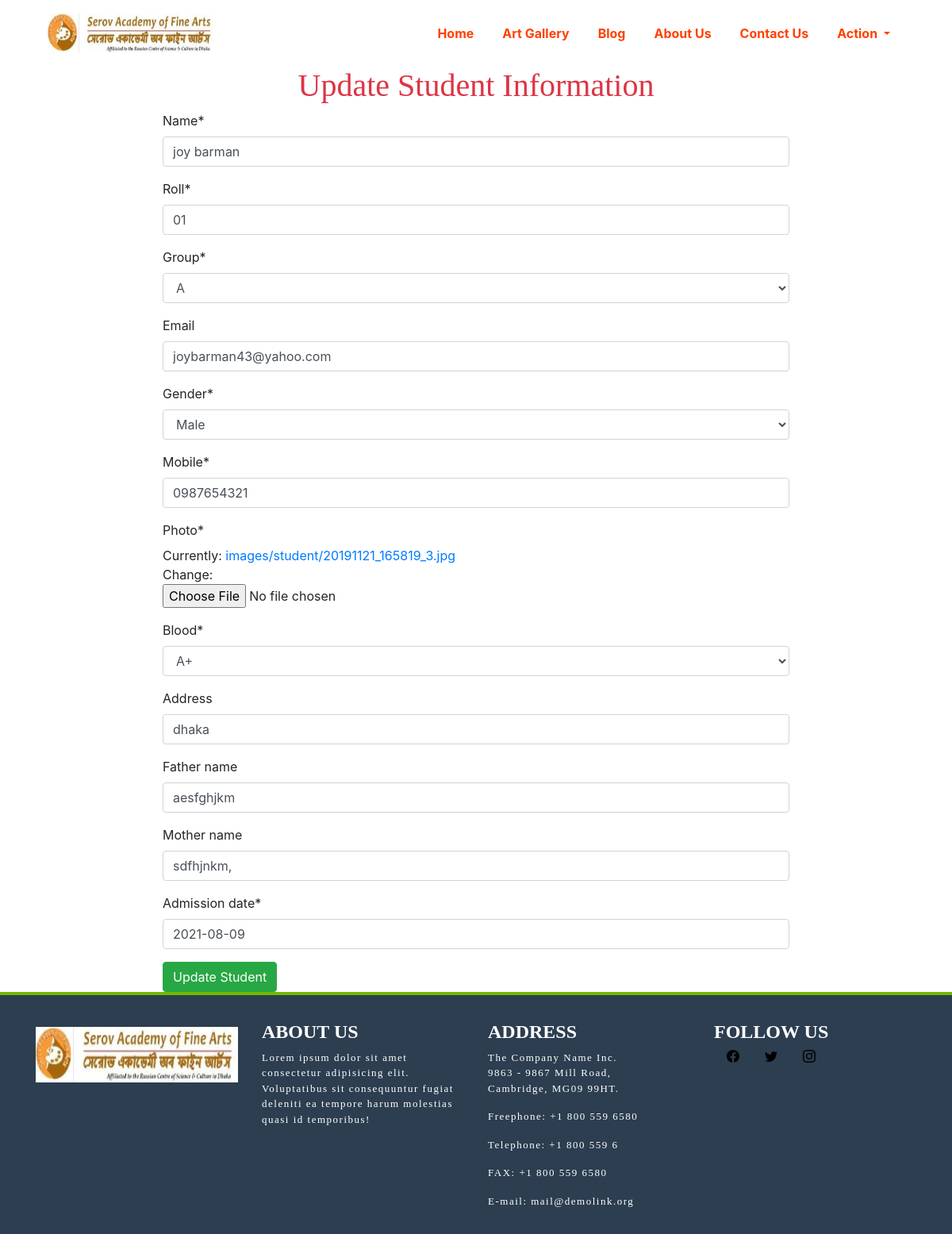
/students/5/edit, run on the app's committed database.
### main/models.py (models this page shows, shortened)
class Student(models.Model):
    name =models.CharField(max_length=255)
    roll =models.CharField(max_length=255)
    group =models.ForeignKey(Group,on_delete=models.CASCADE)
    email =models.EmailField(max_length=255,null=True,blank=True)
    gender=models.CharField(max_length=10,choices=GENDER_CHOICES)
    mobile =models.CharField(max_length=255)
    photo = models.ImageField(upload_to='images/student/')
    blood =models.CharField(max_length=10,choices=BLOOD_CHOICES)
    address =models.CharField(max_length=255,null=True,blank=True)
    father_name =models.CharField(max_length=255,null=True,blank=True)
    mother_name =models.CharField(max_length=255,null=True,blank=True)
    admission_date =models.DateField()

class Group(models.Model):
    group=models.CharField(max_length=50)
    date=models.DateField(auto_now_add=True)
    def __str__(self):
        return self.group

### main/views.py (the view)
# urls.py: path('students/<int:pk>/edit', EditStudentView.as_view(), name='edit-student'),
class EditStudentView(UpdateView):
    model = Student
    form_class = StudentUpdateForm
    template_name = 'edit-student.html'
    success_url = reverse_lazy("students")

### main/forms.py
class StudentUpdateForm(forms.ModelForm):
    class Meta:
        model=Student
        fields=('name','roll','group','email','gender','mobile','photo','blood','address','father_name','mother_name','admission_date')

### main/templates/edit-student.html (shortened to what this page needs)
{% extends 'base.html' %}
{% load crispy_forms_tags %}
{% block body %}
    <div class="row justify-content-center">
        <div class="col-lg-8">
            <h1 class="text-center text-danger">Update Student Information</h1>
            <form method="post" enctype="multipart/form-data">
                {{ form|crispy }}
                <button type="submit" class="btn btn-success">Update Student</button>
            </form>
        </div>
    </div>
{% endblock %}

### data on the page
Student: name "joy barman", roll "01", email "joybarman43@yahoo.com", gender "Male", mobile "0987654321", blood "A+", address "dhaka", father_name "aesfghjkm", mother_name "sdfhjnkm,", admission_date "2021-08-09"
Group: group "A"
